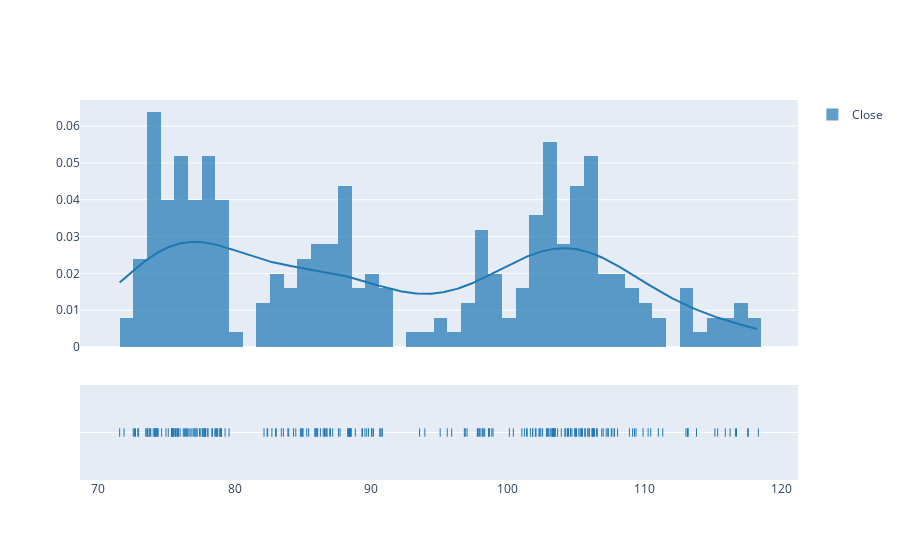

Source (notebook cell):
### Code cell
plot_ts_hist(df, bins=1, rug = True)

### Figure 1 — Plotly figure (JSON) as saved in the notebook; plotly's stock layout.template omitted (floating-point values rounded to 4 significant figures; data arrays with more than 128 entries replaced by an {"elided": "..."} marker saying what was removed)
{"data": [{"autobinx": false, "histnorm": "probability density", "legendgroup": "Close", "marker": {"color": "rgb(31, 119, 180)"}, "name": "Close", "opacity": 0.7, "type": "histogram", "x": {"elided": "251 float values"}, "xaxis": "x", "xbins": {"end": 118.3, "size": 1, "start": 71.57}, "yaxis": "y"}, {"legendgroup": "Close", "marker": {"color": "rgb(31, 119, 180)"}, "mode": "lines", "name": "Close", "showlegend": false, "type": "scatter", "x": {"elided": "500 float values"}, "xaxis": "x", "y": {"elided": "500 float values"}, "yaxis": "y"}, {"legendgroup": "Close", "marker": {"color": "rgb(31, 119, 180)", "symbol": "line-ns-open"}, "mode": "markers", "name": "Close", "showlegend": false, "type": "scatter", "x": {"elided": "251 float values"}, "xaxis": "x", "y": {"elided": "251 str values"}, "yaxis": "y2"}], "layout": {"barmode": "overlay", "hovermode": "closest", "legend": {"traceorder": "reversed"}, "xaxis": {"anchor": "y2", "domain": [0, 1], "zeroline": false}, "yaxis": {"anchor": "free", "domain": [0.35, 1], "position": 0}, "yaxis2": {"anchor": "x", "domain": [0, 0.25], "dtick": 1, "showticklabels": false}}}
